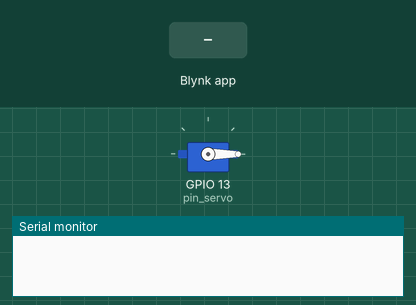
Recording of a sketch running on a simulated ESP32. On the bench: servo, the last lines printed to the serial monitor. The inputs (shaded band) are chosen by the test bench. WiFi joins after 1.5 s; servers stay silent unless stated; the local clock reads 2024-03-15 10:24:30 at power-on unless the sketch sets it.

Above: at 3.0 s.
3.1 s: Blynk app writes 1 to V3
4.6 s: Blynk app writes 1 to V4
7.6 s: Blynk app writes 1 to V5
At 10.9 s:
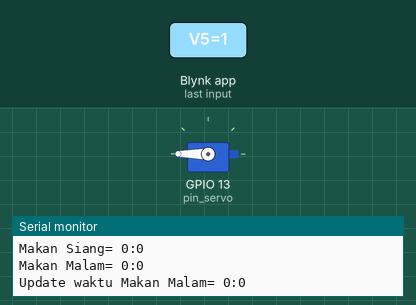
Timing chart, 0 to 12.4 s (numbered marks = the images above; inputs shaded):
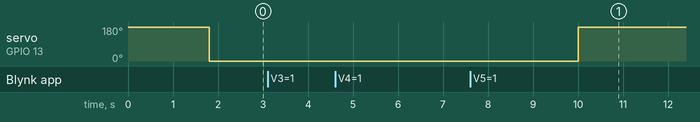

The sketch:

backup.ino
```cpp
#define BLYNK_TEMPLATE_ID "TMPL68IjsdhRS"
#define BLYNK_TEMPLATE_NAME "Feeder"
#define BLYNK_AUTH_TOKEN "x2HmUIMByZcdVxe2Gl7YN4mnoLzQj8PW"

/* Comment this out to disable prints and save space */
#define BLYNK_PRINT Serial

#include <WiFi.h>
#include <WiFiClient.h>
#include <BlynkSimpleEsp32.h>

// time
#include "time.h"
const char* ntpServer = "id.pool.ntp.org";
const long  gmtOffset_sec = 0;
const int   daylightOffset_sec = 25200;//GMT+7:00

// Your WiFi credentials.
// Set password to "" for open networks.
char ssid[] = "HUAWEI-UkGS";
char pass[] = "selaludiganti";

// konfigurasi untuk jadwal pemberian makanan---------------
int pagi_hour, pagi_min;
int siang_hour, siang_min;
int malam_hour, malam_min;
bool stopfeeding = false;

// timer ---------------------------------------------
BlynkTimer timer;
BlynkTimer timer2;
unsigned long interval = 10000;
unsigned long end;
unsigned long start;

//servo motor -----------------------------------------
#include <Servo.h>

Servo myservo;  // create servo object to control a servo
const int pin_servo = 13;
const int close_cover = 180;
const int open_cover = 0;

void setup() {
  Serial.begin(115200);

  //setup servo motor
  myservo.attach(pin_servo);  // attaches the servo on pin 13 to the servo object
  myservo.write(close_cover);

  //setup blynk
  Blynk.begin(BLYNK_AUTH_TOKEN, ssid, pass);
  // Setup a function myTimerEvent to be called every second
  timer.setInterval(1000L, myTimerEvent);
  // Setup a function myTimerEvent2 to be called every 5 second
  timer.setInterval(5000L, myTimerEvent2);

  //setup time: Init and get the time (ESP32 internal RTC)
  configTime(gmtOffset_sec, daylightOffset_sec, ntpServer);
  // printLocalTime();
}

void loop() {
  //run blynk and timer
  Blynk.run();
  timer.run();
  timer2.run();

  // untuk debug
  // Serial.print("is feeding time?");
  // Serial.println(isFeedingTime());
  // Serial.print("is stop feeding?");
  // Serial.println(stopfeeding);

  if (isFeedingTime() && stopfeeding==false) {
    // Blynk.virtualWrite(V1, "Waktunya makanan diberikan");
    // myservo.write(open_cover);
    // unsigned long time_now = millis();
    // while(millis() < time_now + interval){
    //     //wait approx. [interval] ms
    // }
    // myservo.write(close_cover);
    // Blynk.virtualWrite(V1, "Selesai memberikan makanan");
    // time_now = millis();
    // while(millis() < time_now + interval){
    //     //wait approx. [interval] ms
    // }
    // Blynk.virtualWrite(V1, "Menunggu waktu makan berikutnya");
    // stopfeeding = true;

    // previousMiliis = millis();
    start = millis()+1;
    end = millis();
    stopfeeding = true;
  }

  end = millis();
    if (start <= end && end<start+interval) {
      Blynk.virtualWrite(V1, "Waktunya makanan diberikan");
      myservo.write(open_cover);
    } else if (start+interval <= end && end<start+(interval*2)) {
      Blynk.virtualWrite(V1, "Selesai memberikan makanan");
      myservo.write(close_cover);
    } else if (end>=start+(interval*2)){
      Blynk.virtualWrite(V1, "Menunggu waktu makan berikutnya");
      // stopfeeding = true;
    } else {
      // Blynk.virtualWrite(V1, "Menunggu waktu makan berikutnya");
      // stopfeeding = true;
      // start = millis();
    }

  if (!isFeedingTime())  {
    stopfeeding = false;
  }
}

//------------------------------BLYNK CONNECTED----------------------------
BLYNK_CONNECTED() {
  // when device is conneceted to Blynk Cloud...
  Blynk.syncAll();
  // request the values for all datastreams that has "sync" setting enabled
}

//------------------------------FUNCTION TIMER EVENT----------------------------
void myTimerEvent()
{
  struct tm timeinfo;
  if(!getLocalTime(&timeinfo)){
    Serial.println("Failed to obtain time");
    return;
  }
  char time_str[80];
  strftime(time_str,sizeof(time_str),"%A, %d %B %Y %H:%M:%S",&timeinfo);
  std::string str(time_str);
  Blynk.virtualWrite(V2, time_str);
}

void myTimerEvent2()
{
  //untuk debug saja
  Serial.print("Makan Pagi= ");
  Serial.print(pagi_hour);
  Serial.print(":");
  Serial.println(pagi_min);
  Serial.print("Makan Siang= ");
  Serial.print(siang_hour);
  Serial.print(":");
  Serial.println(siang_min);
  Serial.print("Makan Malam= ");
  Serial.print(malam_hour);
  Serial.print(":");
  Serial.println(malam_min);
  Serial.println();
}

//------------------------------FUNCTION WHEN VIRTUAL PIN STATE CHANGES----------------------------

// This function is called every time the Virtual Pin 3 state changes (jadwal makan pagi)
BLYNK_WRITE(V3)
{
  // Set incoming value from pin V3 to a variable
  TimeInputParam t(param);
  pagi_hour = t.getStartHour();
  pagi_min = t.getStartMinute();

  //untuk debug
  Serial.print("Update waktu Makan Pagi= ");
  Serial.print(pagi_hour);
  Serial.print(":");
  Serial.println(pagi_min);
  Serial.println();
}

// This function is called every time the Virtual Pin 4 state changes (jadwal makan siang)
BLYNK_WRITE(V4)
{
  // Set incoming value from pin V4 to a variable
  TimeInputParam t(param);
  siang_hour = t.getStartHour();
  siang_min = t.getStartMinute();

  //untuk debug
  Serial.print("Update waktu Makan Siang= ");
  Serial.print(siang_hour);
  Serial.print(":");
  Serial.println(siang_min);
  Serial.println();
}

// This function is called every time the Virtual Pin 5 state changes (jadwal makan malam)
BLYNK_WRITE(V5)
{
  // Set incoming value from pin V5 to a variable
  TimeInputParam t(param);
  malam_hour = t.getStartHour();
  malam_min = t.getStartMinute();

  //untuk debug
  Serial.print("Update waktu Makan Malam= ");
  Serial.print(malam_hour);
  Serial.print(":");
  Serial.println(malam_min);
  Serial.println();
}

//------------------------------OTHER FUNCTION----------------------------

bool isFeedingTime() {
  struct tm timeinfo;
  getLocalTime(&timeinfo);

  bool isfeeding = 0;
  // cek apakah sudah masuk waktu jadwal pemberian makanan

  // untuk debug
  // Serial.println("current time= ");
  //   Serial.println(timeinfo.tm_hour);
  //   Serial.println(timeinfo.tm_min);
  //   Serial.println("jadwal siang= ");
  //   Serial.println(siang_hour);
  //   Serial.println(siang_min);
  //   Serial.print("apakah sama? ");
  //   Serial.println(timeinfo.tm_hour==siang_hour);
  //   Serial.println();

  if ((timeinfo.tm_hour == pagi_hour) && (timeinfo.tm_min == pagi_min)) {
    isfeeding = 1;
  } else if ((timeinfo.tm_hour == siang_hour) && (timeinfo.tm_min == siang_min)) {
    isfeeding = 1;
  } else if ((timeinfo.tm_hour == malam_hour) && (timeinfo.tm_min == malam_min)) {
    isfeeding = 1;
  }

  return isfeeding;
}

// void printLocalTime(){
//   struct tm timeinfo;
//   if(!getLocalTime(&timeinfo)){
//     Serial.println("Failed to obtain time");
//     return;
//   }
//   Serial.println(&timeinfo, "%A, %d %B %Y %H:%M:%S");
//   //%A=Monday, %B=April  %d=17 %Y=2023 %H:%M:%S=10:40:24
// }
```
